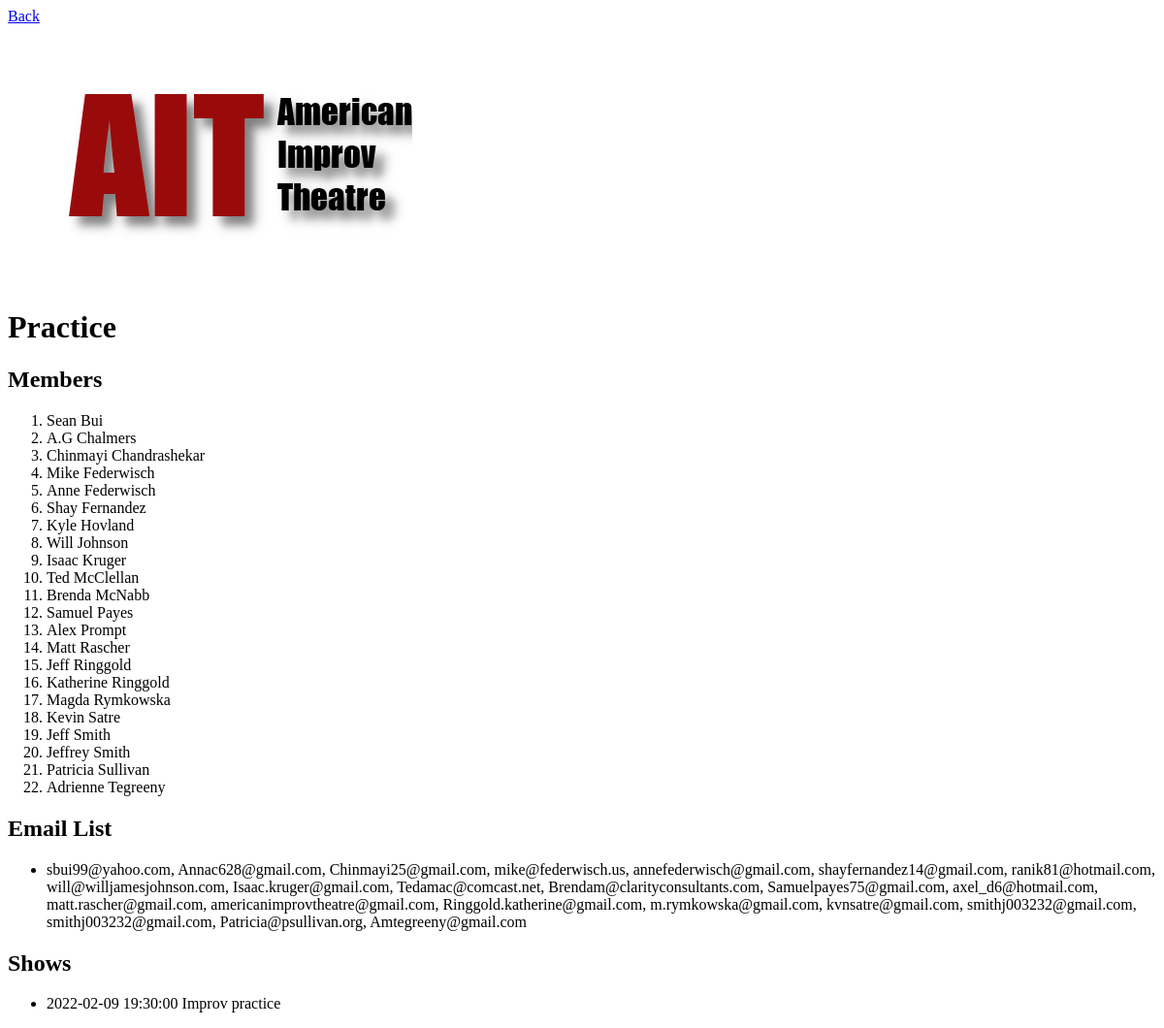
Page /admin/team_info.php?id=7 (signed in) on the earlier database version.
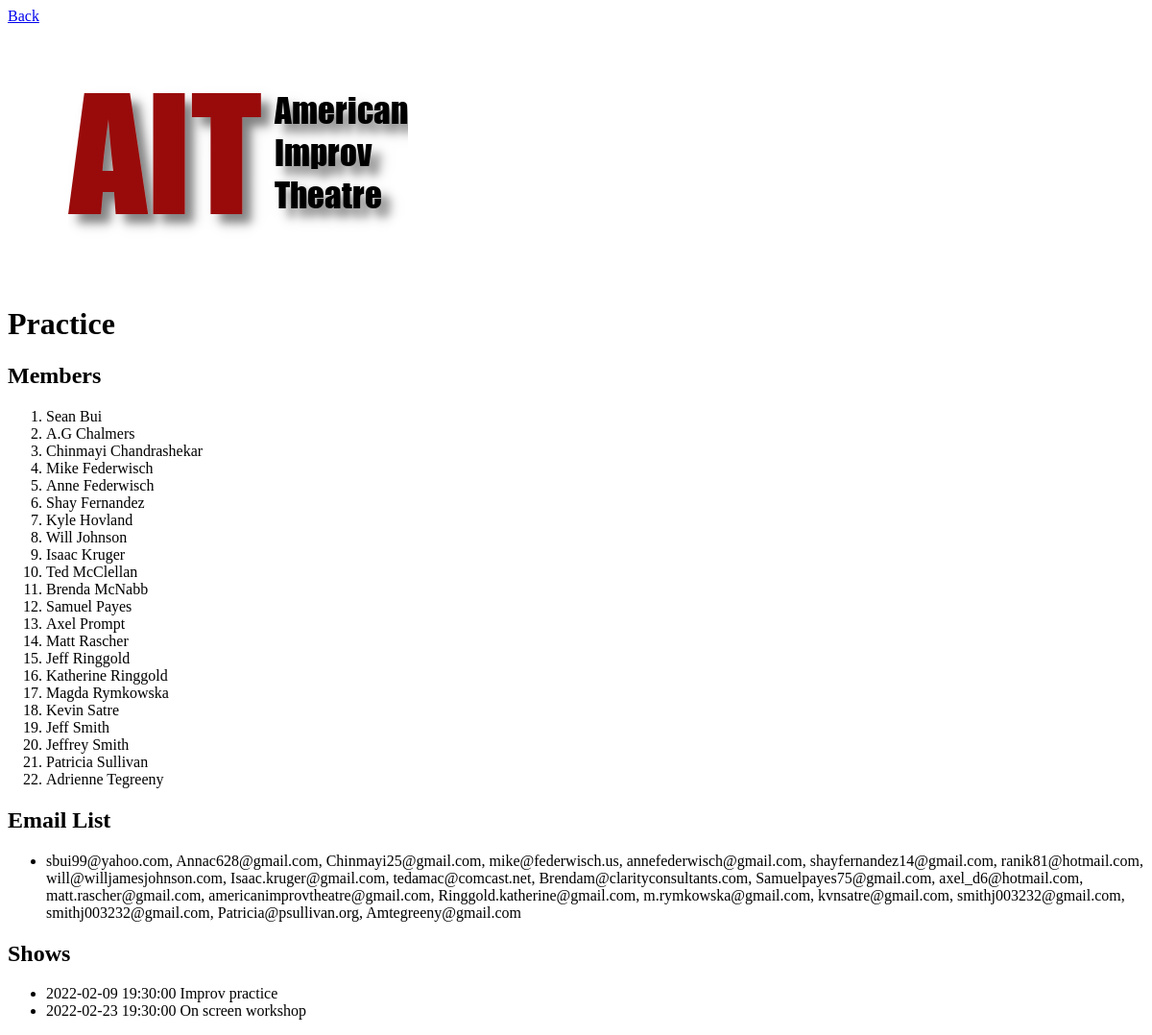
Same page on the later database version.
### tables this page shows
CREATE TABLE `Shows` (
  `ID` int(11) NOT NULL AUTO_INCREMENT,
  `Date` datetime DEFAULT NULL,
  `Description` varchar(30) DEFAULT NULL,
  `PracticeZoomLink` varchar(128) DEFAULT NULL,
  `ShowZoomLink` varchar(128) DEFAULT NULL,
  `Team` int(11) DEFAULT NULL,
  PRIMARY KEY (`ID`)
);

### html/admin/team_info.php (the view, shortened to what this page needs)
<!DOCTYPE HTML PUBLIC "-//W3C//DTD HTML 4.01 Transitional//EN">
<html>
<body>
<?php
echo "<a href='" . $_SERVER['HTTP_REFERER'] . "'>Back</a>";
?>
<br>
<img src="../images/AIT_logo_no_bg.png" alt="AIT: American Improv Theatre">
<?php
$hostname = "db";
$username = "your_mysql_username";
$password = "your_mysql_password";
$db = "schedulecast";
$dbconnect=mysqli_connect($hostname,$username,$password,$db);
list($teamid) = sscanf($_SERVER['QUERY_STRING'], "id=%d");
$teamquery = mysqli_query($dbconnect, "SELECT * FROM Teams WHERE ID = " . $teamid)
   or die (mysqli_error($dbconnect));
$teaminfo = mysqli_fetch_array($teamquery);
$memberquery = mysqli_query($dbconnect, "SELECT * FROM TeamMembership WHERE Team = " . $teamid)
   or die (mysqli_error($dbconnect));
$first = true;
$members = array();
$emails = array();
while ($performerlist = mysqli_fetch_array($memberquery)) {
	$performerQ = mysqli_query($dbconnect, "SELECT * FROM Performers WHERE ID = " . $performerlist['Performer'])
	  or die (mysqli_error($dbconnect));
	$performerInfo = mysqli_fetch_array($performerQ);
	array_push($members, $performerInfo['NameFirst'] . " " . $performerInfo['NameLast']);
	array_push($emails, $performerInfo['Email'] );
}
echo "<h1>" . $teaminfo['Name'] . " </h1>\n";
echo "<h2>Members</h2>\n";
echo "<ol>\n";
foreach ($members as $member) {
	echo "<li>" . $member . "</li>\n";
}
echo "</ol>\n";
echo "<h2>Email List</h2>\n";
echo "<ul><li>\n";
foreach ($emails as $email) {
	if ($first) {
		$first = false;
	} else {
		echo ", ";
	}
	echo $email;
}
echo "</li></ul>\n";
echo "<h2>Shows</h2>";
$showQuery = mysqli_query($dbconnect, "SELECT * FROM Shows WHERE Team = " . $teamid . " ORDER BY Date")
   or die (mysqli_error($dbconnect));
echo "<ul>\n";
while ($showInfo = mysqli_fetch_array($showQuery)) {
	echo "  <li>" . $showInfo['Date'] . " " . $showInfo['Description'] . "</li>\n";
}
echo "</ul>\n";
?>
</body>
</html>

Differences in the rows shown:
added shows: Date "2022-02-23 19:30:00", Description "On screen workshop"
Other differences:
$email: "Tedamac@comcast.net" → "tedamac@comcast.net"
new list line: "Axel Prompt"
list line gone: "Alex Prompt"
